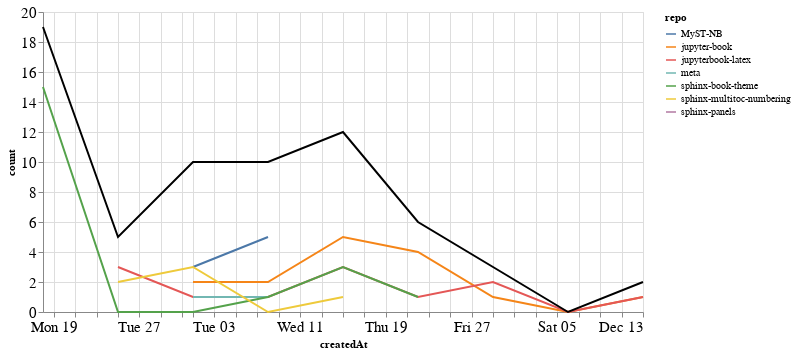

Write notebook code for a chart like this one.
### Markdown cell above
### Comments

### Code cell
comments_time = comments.groupby('repo').resample('W', on='createdAt').count()['author'].reset_index()
comments_time = comments_time.rename(columns={'author': 'count'})
comments_time_total = comments_time.groupby('createdAt').agg({"count": "sum"}).reset_index()
ch1 = alt.Chart(comments_time, width=600).mark_line().encode(
    x='createdAt',
    y='count',
    color='repo',
    tooltip="repo"
)

ch2 = alt.Chart(comments_time_total, width=600).mark_line(color="black").encode(
    x='createdAt',
    y='count',
)

ch1 + ch2

### Figure 1 — Vega-Lite specification as saved in the notebook (floating-point values rounded to 4 significant figures)
{"config": {"axisLeft": {"labelFontSize": 15}, "axisBottom": {"labelFontSize": 15}}, "layer": [{"data": {"name": "data-8a3a54546754c7d8ab893b2f0d93452d"}, "mark": "line", "encoding": {"color": {"type": "nominal", "field": "repo"}, "tooltip": {"type": "nominal", "field": "repo"}, "x": {"type": "temporal", "field": "createdAt"}, "y": {"type": "quantitative", "field": "count"}}, "width": 600}, {"data": {"name": "data-21531ba29993ded0b62229e2220f29af"}, "mark": {"type": "line", "color": "black"}, "encoding": {"x": {"type": "temporal", "field": "createdAt"}, "y": {"type": "quantitative", "field": "count"}}, "width": 600}], "$schema": "https://vega.github.io/schema/vega-lite/v4.8.1.json", "datasets": {"data-8a3a54546754c7d8ab893b2f0d93452d": [{"repo": "MyST-NB", "createdAt": "2020-11-01T00:00:00", "count": 3}, {"repo": "MyST-NB", "createdAt": "2020-11-08T00:00:00", "count": 5}, {"repo": "jupyter-book", "createdAt": "2020-11-01T00:00:00", "count": 2}, {"repo": "jupyter-book", "createdAt": "2020-11-08T00:00:00", "count": 2}, {"repo": "jupyter-book", "createdAt": "2020-11-15T00:00:00", "count": 5}, {"repo": "jupyter-book", "createdAt": "2020-11-22T00:00:00", "count": 4}, {"repo": "jupyter-book", "createdAt": "2020-11-29T00:00:00", "count": 1}, {"repo": "jupyter-book", "createdAt": "2020-12-06T00:00:00", "count": 0}, {"repo": "jupyter-book", "createdAt": "2020-12-13T00:00:00", "count": 1}, {"repo": "jupyterbook-latex", "createdAt": "2020-10-25T00:00:00", "count": 3}, {"repo": "jupyterbook-latex", "createdAt": "2020-11-01T00:00:00", "count": 1}, {"repo": "jupyterbook-latex", "createdAt": "2020-11-08T00:00:00", "count": 1}, {"repo": "jupyterbook-latex", "createdAt": "2020-11-15T00:00:00", "count": 3}, {"repo": "jupyterbook-latex", "createdAt": "2020-11-22T00:00:00", "count": 1}, {"repo": "jupyterbook-latex", "createdAt": "2020-11-29T00:00:00", "count": 2}, {"repo": "jupyterbook-latex", "createdAt": "2020-12-06T00:00:00", "count": 0}, {"repo": "jupyterbook-latex", "createdAt": "2020-12-13T00:00:00", "count": 1}, {"repo": "meta", "createdAt": "2020-11-01T00:00:00", "count": 1}, {"repo": "meta", "createdAt": "2020-11-08T00:00:00", "count": 1}, {"repo": "sphinx-book-theme", "createdAt": "2020-10-18T00:00:00", "count": 15}, {"repo": "sphinx-book-theme", "createdAt": "2020-10-25T00:00:00", "count": 0}, {"repo": "sphinx-book-theme", "createdAt": "2020-11-01T00:00:00", "count": 0}, {"repo": "sphinx-book-theme", "createdAt": "2020-11-08T00:00:00", "count": 1}, {"repo": "sphinx-book-theme", "createdAt": "2020-11-15T00:00:00", "count": 3}, {"repo": "sphinx-book-theme", "createdAt": "2020-11-22T00:00:00", "count": 1}, {"repo": "sphinx-multitoc-numbering", "createdAt": "2020-10-25T00:00:00", "count": 2}, {"repo": "sphinx-multitoc-numbering", "createdAt": "2020-11-01T00:00:00", "count": 3}, {"repo": "sphinx-multitoc-numbering", "createdAt": "2020-11-08T00:00:00", "count": 0}, {"repo": "sphinx-multitoc-numbering", "createdAt": "2020-11-15T00:00:00", "count": 1}, {"repo": "sphinx-panels", "createdAt": "2020-10-18T00:00:00", "count": 4}], "data-21531ba29993ded0b62229e2220f29af": [{"createdAt": "2020-10-18T00:00:00", "count": 19}, {"createdAt": "2020-10-25T00:00:00", "count": 5}, {"createdAt": "2020-11-01T00:00:00", "count": 10}, {"createdAt": "2020-11-08T00:00:00", "count": 10}, {"createdAt": "2020-11-15T00:00:00", "count": 12}, {"createdAt": "2020-11-22T00:00:00", "count": 6}, {"createdAt": "2020-11-29T00:00:00", "count": 3}, {"createdAt": "2020-12-06T00:00:00", "count": 0}, {"createdAt": "2020-12-13T00:00:00", "count": 2}]}}
